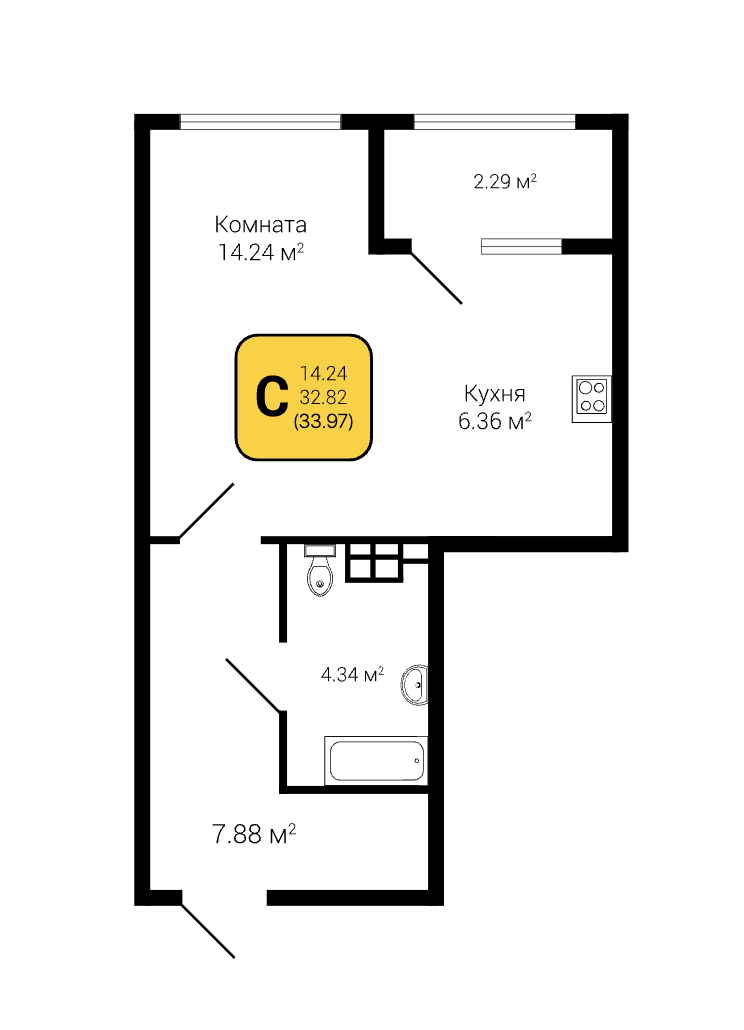
#> input picture docs/test-plans/Снимок экрана 2026-08-15 в 10.15.29.png, 744 x 1030 px; its folder holds only this picture in this run
$ python main.py
#> lines starting #> are read from the running program, lines starting #| are printed output that depends on the picture; after the words box and inside, x2 and y2 are one past the last pixel; in counts of white or black regions, pixels touching at a corner belong together
import os
import glob
import cv2
import numpy as np
from PIL import Image

def filter_rooms_and_walls():
    current_dir = os.path.dirname(os.path.abspath(__file__))
    project_root = os.path.abspath(os.path.join(current_dir, "..", ".."))

    search_pattern = os.path.join(project_root, "**", "test-plans", "*.*")
    plans = [f for f in glob.glob(search_pattern, recursive=True) if f.lower().endswith(('.png', '.jpg', '.jpeg'))]

    if not plans:
        print("Ошибка: файлы в папке test-plans не найдены.")
        return

    img_path = plans[0]
    img_cv = cv2.imread(img_path)
#> img_cv is the input picture: shape (1030, 744, 3); mean B, G, R 235.1, 237.7, 238.4
    gray = cv2.cvtColor(img_cv, cv2.COLOR_BGR2GRAY)

    # Бинаризация для получения чистых бинарных масок
    _, thresh = cv2.threshold(gray, 200, 255, cv2.THRESH_BINARY_INV)
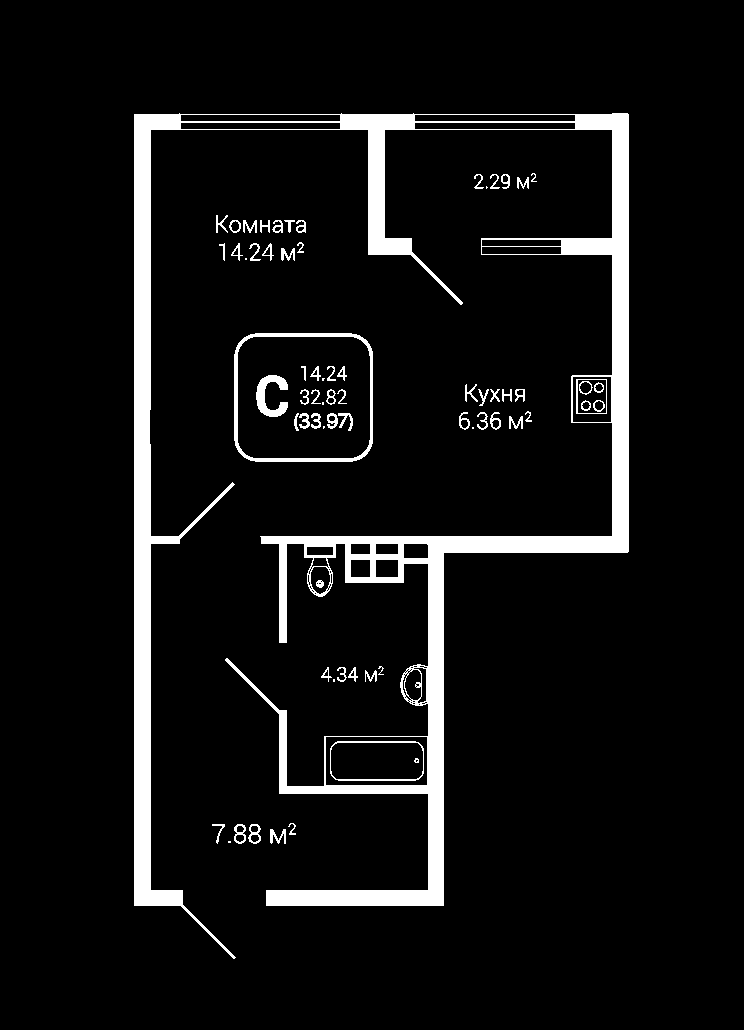
#> thresh: shape (1030, 744); 7.2% white; 70 white regions (9 under 20 px)

    # Иерархический поиск контуров (позволяет находить внутренние области — комнаты)
    contours, hierarchy = cv2.findContours(thresh, cv2.RETR_CCOMP, cv2.CHAIN_APPROX_SIMPLE)
#> contours = 165 contours, 67 with area under 20; largest, box (x1, y1, x2, y2) and area: (134, 113, 629, 959) 58752, (234, 333, 373, 462) 17189, (237, 336, 371, 459) 15848, (325, 736, 428, 786) 4996, (330, 741, 424, 781) 3544

    result_img = img_cv.copy()
    valid_rooms = 0

    # Минимальная площадь контура, чтобы отсечь шум, цифры и текст
    min_area = 1000

    for i, cnt in enumerate(contours):
        area = cv2.contourArea(cnt)
        if area > min_area:
            valid_rooms += 1
            # Аппроксимация контура до прямоугольников/простых полигонов
            epsilon = 0.02 * cv2.arcLength(cnt, True)
            approx = cv2.approxPolyDP(cnt, epsilon, True)

            # Рисуем контуры комнат зелёным цветом
            cv2.drawContours(result_img, [approx], -1, (0, 255, 0), 3)
#> this loop made 165 passes
#> (area, epsilon, approx) on passes 64, 74, 75, 103, 159, 162, 163: (1020, 2.56, [[576, 379], [576, 413], [606, 413], [606, 379]]), (17189, 10.01, [[238, 343], [244, 457], [367, 453], [365, 339]]), (15848, 9.61, [[241, 344], [360, 339], [367, 448], [246, 455]]), (4996, 5.99, [[325, 737], [426, 736], [427, 784], [326, 785]]), (1792, 3.35, [[573, 376], [611, 377], [610, 422], [572, 421]]), (1125, 6.67, [[414, 123], [575, 128]]), (1118, 6.63, [[180, 123], [340, 128]])
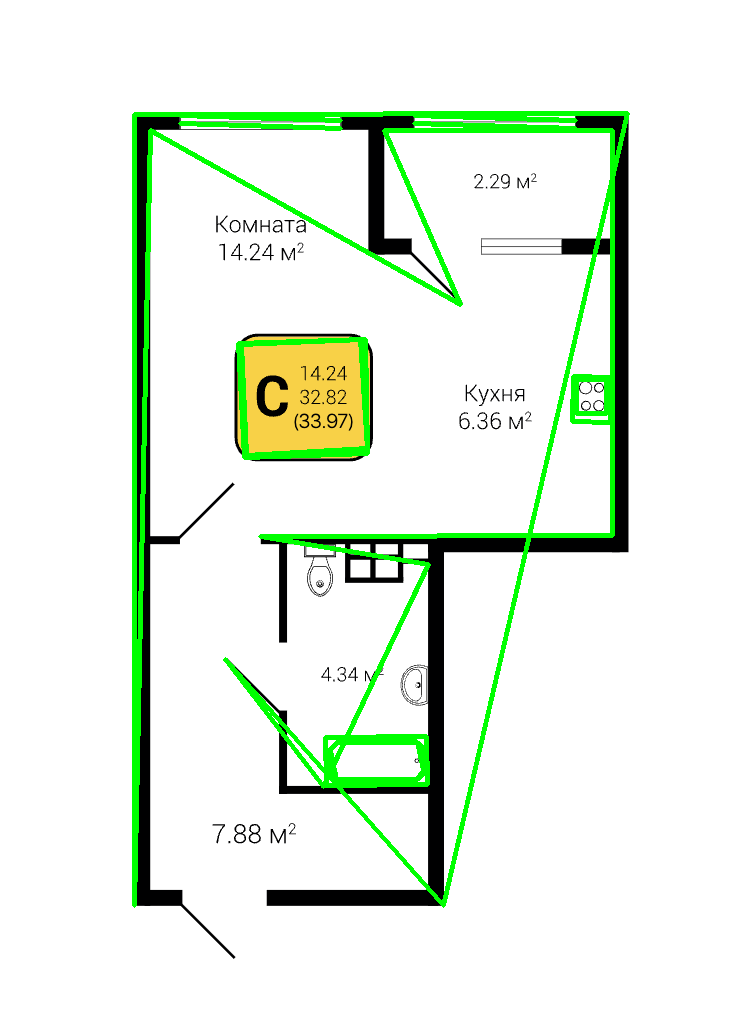
#> result_img: shape (1030, 744, 3); 4.54% of pixels changed, all inside (x1, y1, x2, y2) = (132, 111, 630, 908)
#> after the loop, valid_rooms = 12

    output_path = os.path.join(current_dir, "filtered_rooms.png")
    cv2.imwrite(output_path, result_img)
    print(f"Отфильтровано: осталось {valid_rooms} крупных объектов/комнат. Результат сохранен в: {output_path}")
#| Отфильтровано: осталось 12 крупных объектов/комнат. Результат сохранен в: docs/ai-parser/filtered_rooms.png

if __name__ == "__main__":
    filter_rooms_and_walls()

$ run again, on docs/test-plans/Снимок экрана 2026-08-15 в 10.16.44.png
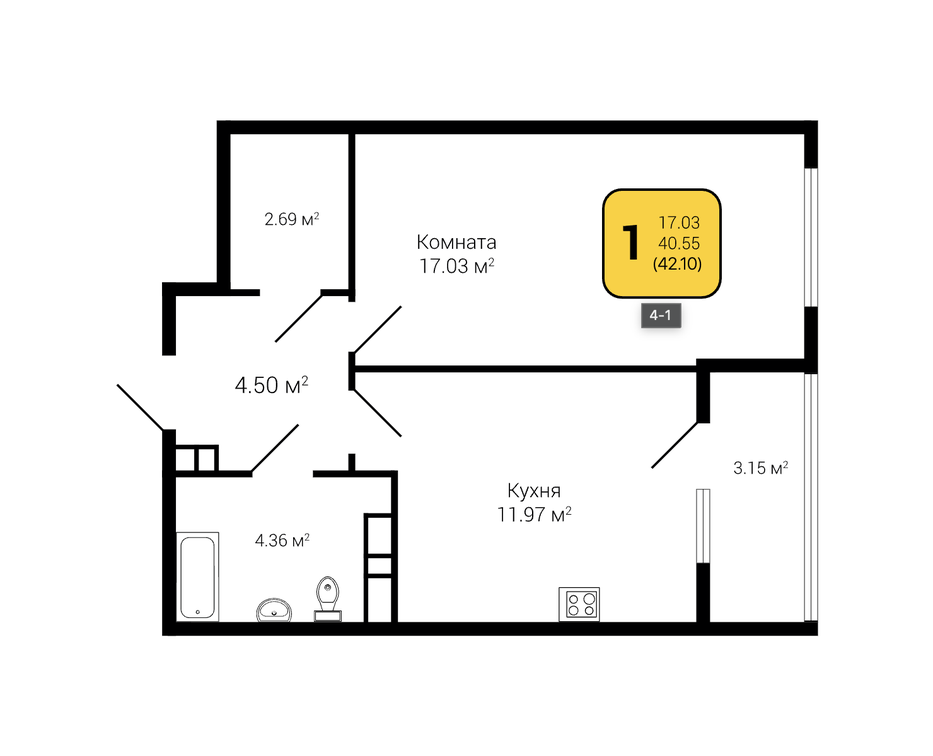
#> input picture docs/test-plans/Снимок экрана 2026-08-15 в 10.16.44.png, 933 x 756 px, shrunk from 1480 x 1200 before the run
#> in filter_rooms_and_walls, img_cv is the input picture: shape (756, 933, 3); mean B, G, R 236.8, 239, 239.6
#> in filter_rooms_and_walls, `_, thresh = cv2.threshold(gray, 200, 255, cv2.THRESH_BINARY_INV)`:
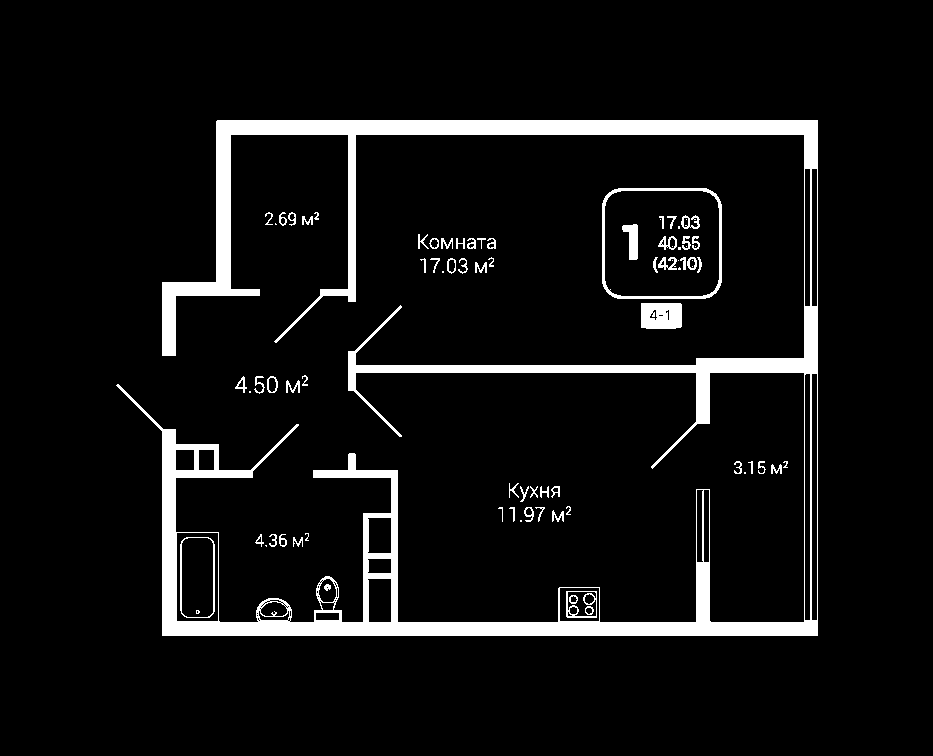
#> thresh: shape (756, 933); 6.9% white; 83 white regions (20 under 20 px)
#> contours = 170 contours, 79 with area under 20; largest, box (x1, y1, x2, y2) and area: (116, 120, 818, 636) 51658, (602, 188, 722, 299) 12771, (604, 190, 720, 297) 11866, (176, 532, 219, 622) 3736, (180, 537, 215, 618) 2660
#> the loop in filter_rooms_and_walls, `for i, cnt in enumerate(contours):` made 170 passes
#> (area, epsilon, approx) on passes 114, 115, 148, 158, 161, 167, 168: (12771, 8.64, [[605, 196], [609, 294], [716, 292], [715, 193]]), (11866, 8.38, [[607, 198], [713, 195], [715, 289], [612, 293]]), (1358, 2.91, [[559, 588], [598, 587], [599, 620], [560, 621]]), (1011.5, 2.66, [[368, 578], [391, 579], [390, 622], [368, 621]]), (3736, 5.19, [[177, 532], [218, 533], [217, 621], [176, 620]]), (1480, 10.07, [[812, 373], [816, 620]]), (1478.5, 10.06, [[806, 373], [809, 620]])
#> after the loop in filter_rooms_and_walls, `for i, cnt in enumerate(contours):`:
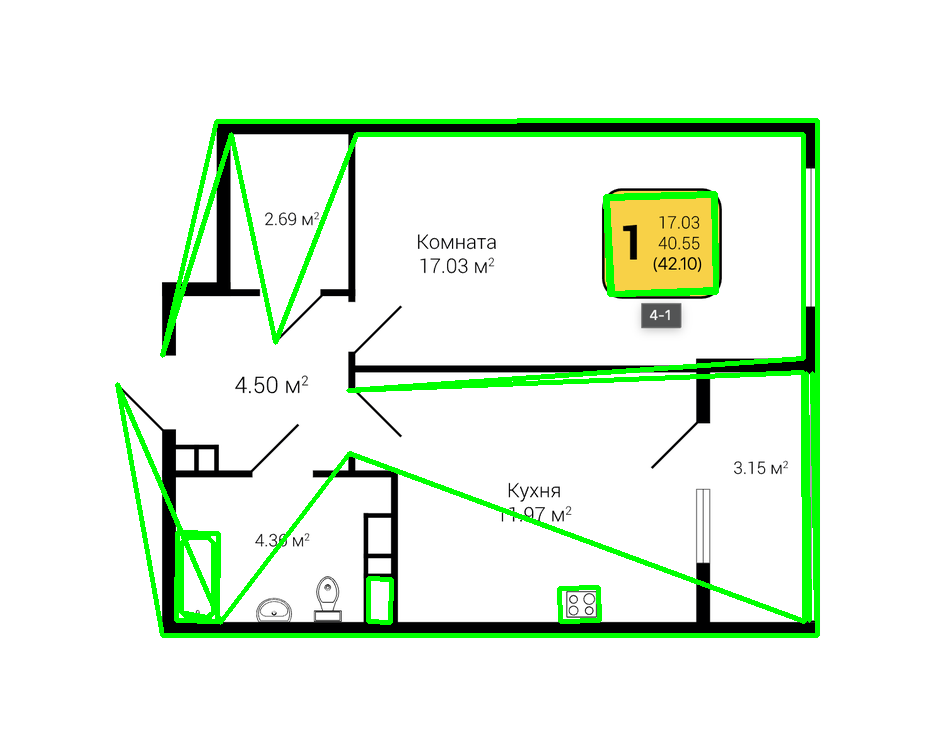
#> result_img: shape (756, 933, 3); 5.09% of pixels changed, all inside (x1, y1, x2, y2) = (115, 118, 820, 638)
#> after the loop in filter_rooms_and_walls, `for i, cnt in enumerate(contours):`: valid_rooms = 10
#| Отфильтровано: осталось 10 крупных объектов/комнат. Результат сохранен в: docs/ai-parser/filtered_rooms.png

$ run again, on docs/test-plans/Снимок экрана 2026-08-15 в 10.16.57.png
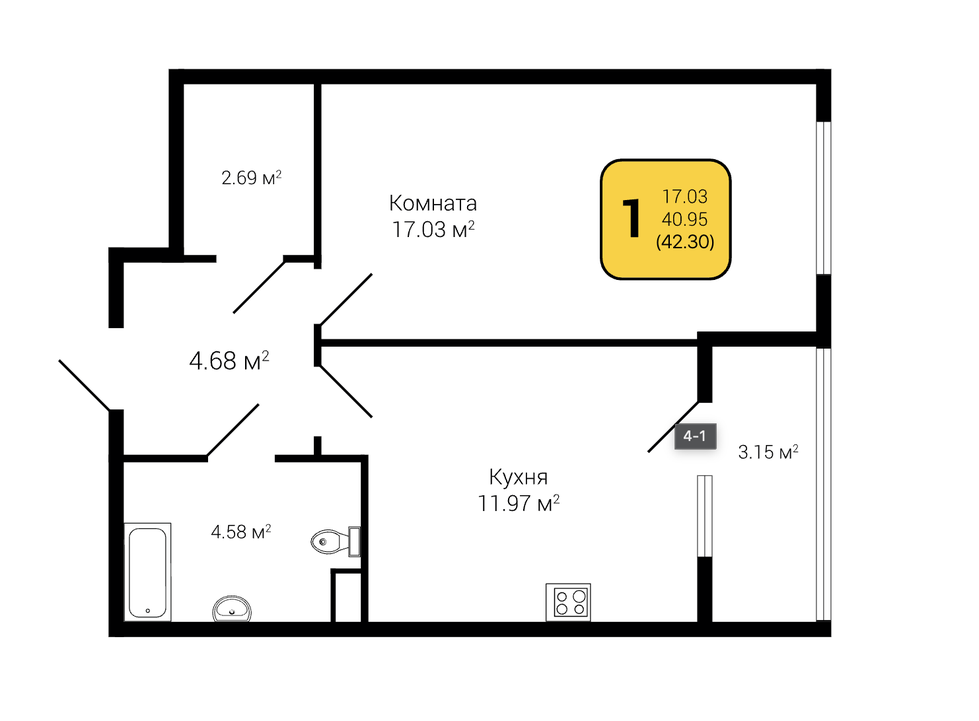
#> input picture docs/test-plans/Снимок экрана 2026-08-15 в 10.16.57.png, 979 x 721 px, shrunk from 1482 x 1092 before the run
#> in filter_rooms_and_walls, img_cv is the input picture: shape (721, 979, 3); mean B, G, R 233.3, 235.9, 236.6
#> in filter_rooms_and_walls, `_, thresh = cv2.threshold(gray, 200, 255, cv2.THRESH_BINARY_INV)`:
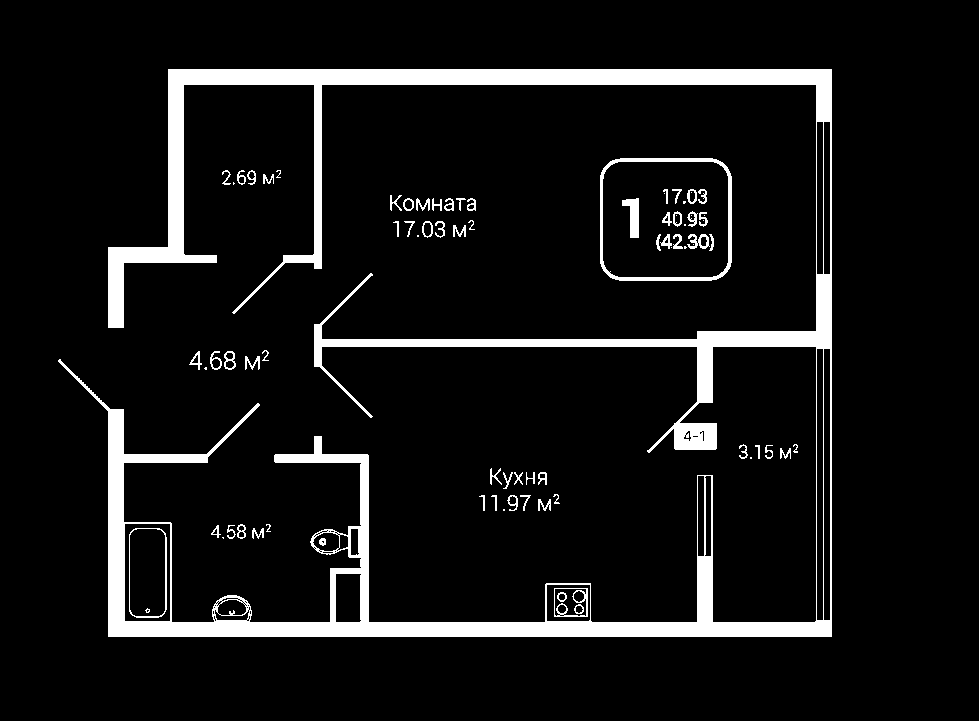
#> thresh: shape (721, 979); 8% white; 83 white regions (19 under 20 px)
#> contours = 179 contours, 84 with area under 20; largest, box (x1, y1, x2, y2) and area: (58, 69, 832, 637) 60431, (600, 158, 732, 281) 15564, (602, 161, 729, 278) 14286, (124, 523, 171, 622) 4506, (129, 528, 167, 618) 3217
#> the loop in filter_rooms_and_walls, `for i, cnt in enumerate(contours):` made 179 passes
#> (area, epsilon, approx) on passes 114, 115, 145, 146, 169, 176, 177: (15564, 9.51, [[603, 168], [610, 277], [727, 271], [722, 162]]), (14286, 9.2, [[605, 170], [721, 165], [724, 270], [611, 274]]), (1624.5, 3.18, [[546, 585], [589, 584], [590, 619], [547, 621]]), (1225.5, 2.96, [[336, 573], [361, 574], [359, 622], [335, 621]]), (4506, 5.71, [[125, 523], [170, 524], [169, 621], [124, 620]]), (1902, 11.11, [[824, 348], [829, 620]]), (1902, 11.11, [[817, 348], [822, 620]])
#> after the loop in filter_rooms_and_walls, `for i, cnt in enumerate(contours):`:
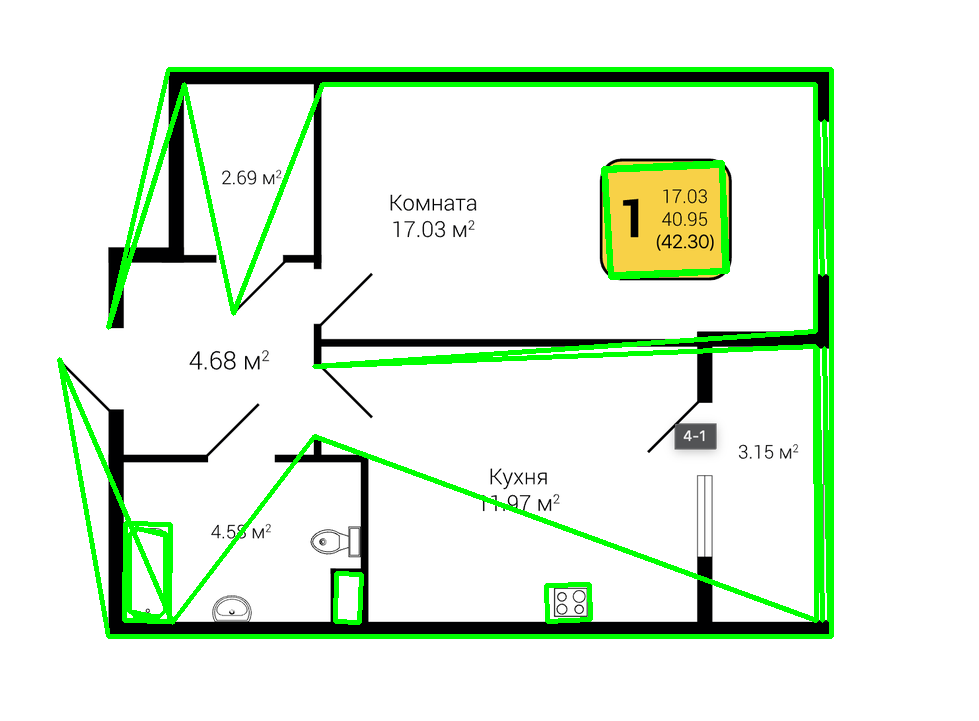
#> result_img: shape (721, 979, 3); 5.84% of pixels changed, all inside (x1, y1, x2, y2) = (57, 67, 834, 639)
#> after the loop in filter_rooms_and_walls, `for i, cnt in enumerate(contours):`: valid_rooms = 12
#| Отфильтровано: осталось 12 крупных объектов/комнат. Результат сохранен в: docs/ai-parser/filtered_rooms.png
